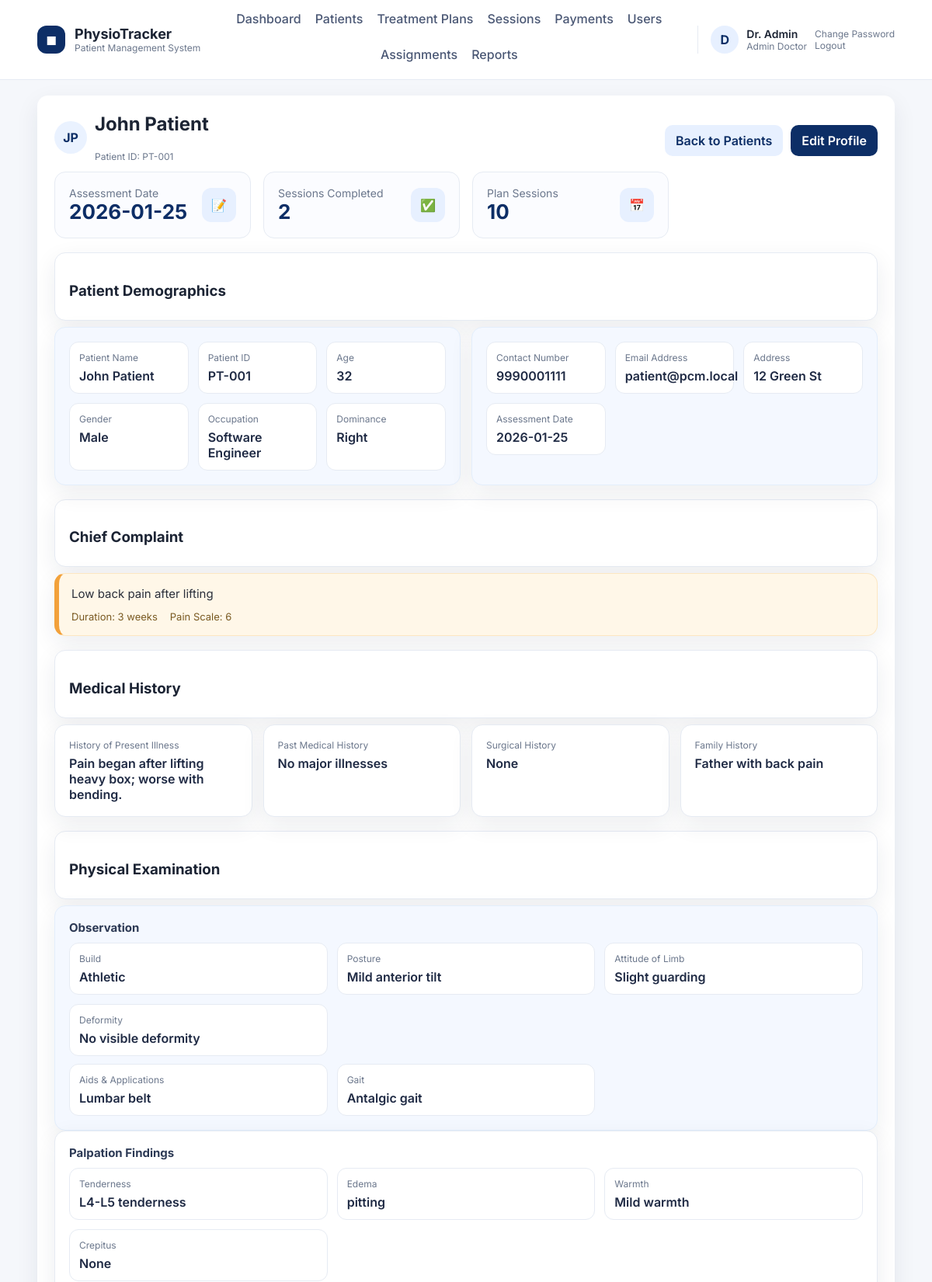
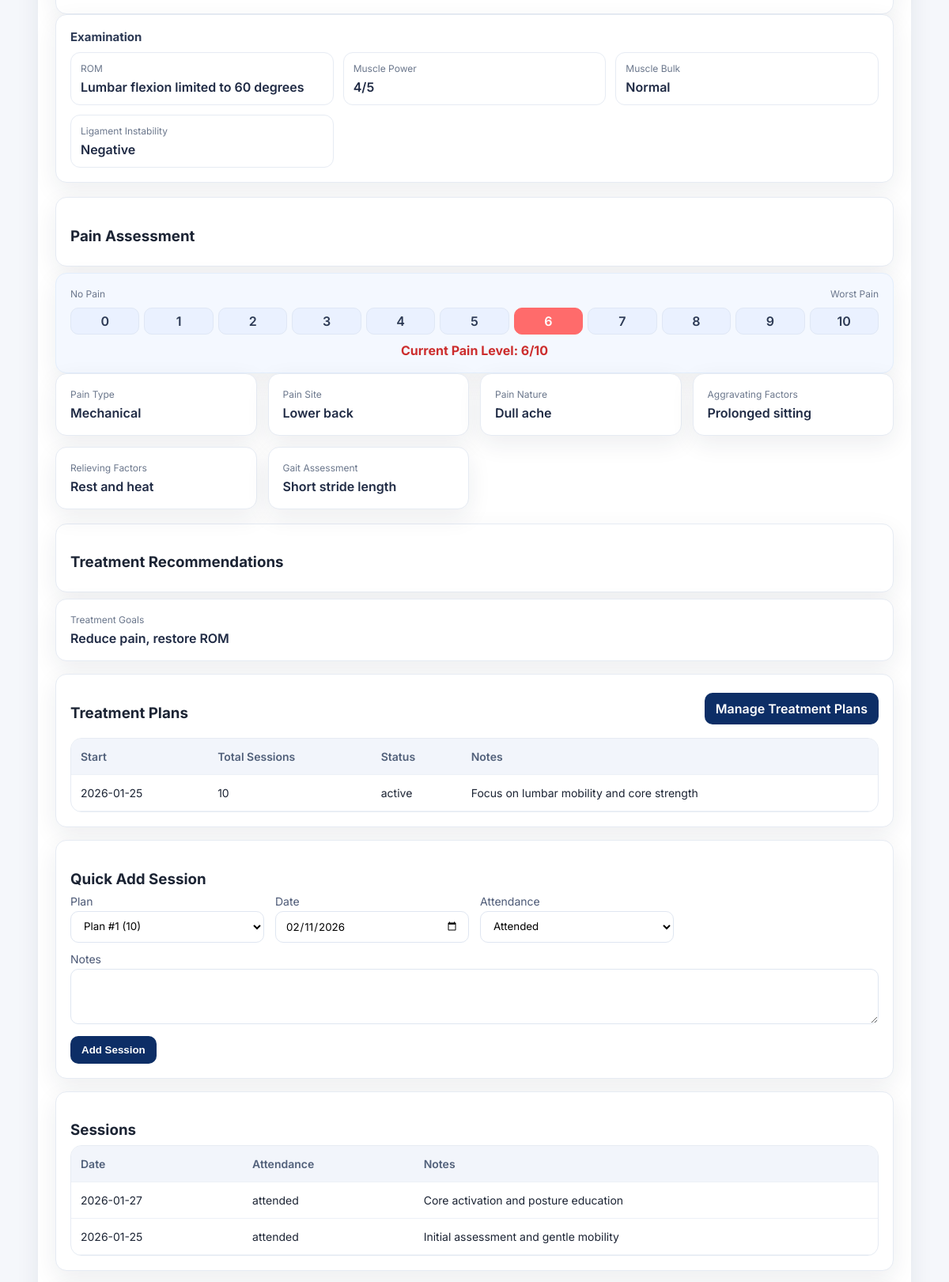
Screenshot of /admin/patient_view.php?id=1 (signed in, upper part) with the database file from the repository (2 pictures, top to bottom).
### tables this page shows
CREATE TABLE users (
    id INT AUTO_INCREMENT PRIMARY KEY,
    role ENUM('admin_doctor','sub_doctor','receptionist','patient') NOT NULL,
    name VARCHAR(120) NOT NULL,
    email VARCHAR(180) NOT NULL UNIQUE,
    password_hash VARCHAR(255) NOT NULL,
    security_question VARCHAR(255) NOT NULL,
    security_answer_hash VARCHAR(255) NOT NULL,
    active TINYINT(1) NOT NULL DEFAULT 1,
    can_view_reports TINYINT(1) NOT NULL DEFAULT 1,
    created_at TIMESTAMP DEFAULT CURRENT_TIMESTAMP
);

CREATE TABLE patients (
    id INT AUTO_INCREMENT PRIMARY KEY,
    user_id INT NULL,
    first_name VARCHAR(80) NOT NULL,
    last_name VARCHAR(80) NOT NULL,
    age INT NULL,
    gender VARCHAR(20),
    dob DATE NULL,
    occupation VARCHAR(120),
    assessment_date DATE NULL,
    dominance VARCHAR(50),
    condition_duration VARCHAR(100),
    phone VARCHAR(40),
    address VARCHAR(255),
    emergency_contact VARCHAR(120),
    chief_complain TEXT,
    history_present_illness TEXT,
    past_medical_history TEXT,
    surgical_history TEXT,
    family_history TEXT,
    socio_economic_status TEXT,
    observation_built TEXT,
    observation_attitude_limb TEXT,
    observation_posture TEXT,
    observation_deformity TEXT,
    aids_applications TEXT,
    gait TEXT,
    palpation_tenderness TEXT,
    palpation_oedema VARCHAR(50),
    palpation_warmth TEXT,
    palpation_crepitus TEXT,
    examination_rom TEXT,
    muscle_power TEXT,
    muscle_bulk TEXT,
    ligament_instability TEXT,
    pain_type TEXT,
    pain_site TEXT,
    pain_nature TEXT,
    pain_aggravating_factor TEXT,
    pain_relieving_factor TEXT,
    pain_measurement TINYINT NULL,
    gait_assessment TEXT,
    diagnosis TEXT,
    treatment_goals TEXT,
    created_by INT NULL,
    created_at TIMESTAMP DEFAULT CURRENT_TIMESTAMP,
    FOREIGN KEY (user_id) REFERENCES users(id) ON DELETE SET NULL
);

CREATE TABLE treatment_plans (
    id INT AUTO_INCREMENT PRIMARY KEY,
    patient_id INT NOT NULL,
    total_sessions INT NOT NULL,
    start_date DATE,
    status VARCHAR(30) DEFAULT 'active',
    notes TEXT,
    created_by INT NULL,
    created_at TIMESTAMP DEFAULT CURRENT_TIMESTAMP,
    FOREIGN KEY (patient_id) REFERENCES patients(id) ON DELETE CASCADE
);

CREATE TABLE sessions (
    id INT AUTO_INCREMENT PRIMARY KEY,
    patient_id INT NOT NULL,
    treatment_plan_id INT NOT NULL,
    session_date DATE NOT NULL,
    attendance ENUM('attended','missed','cancelled') DEFAULT 'attended',
    notes TEXT,
    created_by INT NULL,
    created_at TIMESTAMP DEFAULT CURRENT_TIMESTAMP,
    FOREIGN KEY (patient_id) REFERENCES patients(id) ON DELETE CASCADE,
    FOREIGN KEY (treatment_plan_id) REFERENCES treatment_plans(id) ON DELETE CASCADE
);

### admin/patient_view.php (the view, shortened to what the rows shown need)
<?php
require_once __DIR__ . '/../auth.php';
require_once __DIR__ . '/../helpers.php';
$id = (int) ($_GET['id'] ?? 0);
$pdo = db();
$stmt = $pdo->prepare('SELECT * FROM patients WHERE id = ?');
$stmt->execute([$id]);
$patient = $stmt->fetch();
$plans = $pdo->prepare('SELECT * FROM treatment_plans WHERE patient_id = ? ORDER BY created_at DESC');
$plans->execute([$id]);
$plans = $plans->fetchAll();
$sessions = $pdo->prepare('SELECT * FROM sessions WHERE patient_id = ? ORDER BY session_date DESC');
$sessions->execute([$id]);
$sessions = $sessions->fetchAll();
$patientEmail = '';
if (!empty($patient['user_id'])) {
    $stmt = $pdo->prepare('SELECT email FROM users WHERE id = ?');
    $stmt->execute([$patient['user_id']]);
    $patientEmail = (string) $stmt->fetchColumn();
}
require __DIR__ . '/../layout/header.php';
?>
<?php
    $initials = strtoupper(substr($patient['first_name'], 0, 1) . substr($patient['last_name'], 0, 1));
    $totalPlanSessions = $plans[0]['total_sessions'] ?? 0;
    $painValue = $patient['pain_measurement'] !== null ? (int) $patient['pain_measurement'] : null;
?>
<div class="page-header">
    <div class="row-user">
        <div class="row-avatar"><?php echo e($initials); ?></div>
        <div>
            <h2><?php echo e($patient['first_name'] . ' ' . $patient['last_name']); ?></h2>
            <div class="row-sub">Patient ID: PT-<?php echo str_pad((string) $patient['id'], 3, '0', STR_PAD_LEFT); ?></div>
        </div>
    </div>
</div>
<div class="grid">
    <div class="stat-card">
        <div>
            <div class="stat-title">Assessment Date</div>
            <div class="stat-value"><?php echo e($patient['assessment_date'] ?: 'N/A'); ?></div>
        </div>
    </div>
    <div class="stat-card">
        <div>
            <div class="stat-title">Plan Sessions</div>
            <div class="stat-value"><?php echo $totalPlanSessions ?: 'N/A'; ?></div>
        </div>
    </div>
</div>
<div class="card-grid two-col">
    <div class="section-card soft">
        <div class="info-grid">
            <div class="info-item">
                <div class="info-label">Patient Name</div>
                <div class="info-value"><?php echo e($patient['first_name'] . ' ' . $patient['last_name']); ?></div>
            </div>
            <div class="info-item">
                <div class="info-label">Patient ID</div>
                <div class="info-value">PT-<?php echo str_pad((string) $patient['id'], 3, '0', STR_PAD_LEFT); ?></div>
            </div>
            <div class="info-item">
                <div class="info-label">Age</div>
                <div class="info-value"><?php echo e($patient['age']); ?></div>
            </div>
            <div class="info-item">
                <div class="info-label">Gender</div>
                <div class="info-value"><?php echo e($patient['gender']); ?></div>
            </div>
            <div class="info-item">
                <div class="info-label">Occupation</div>
                <div class="info-value"><?php echo e($patient['occupation']); ?></div>
            </div>
            <div class="info-item">
                <div class="info-label">Dominance</div>
                <div class="info-value"><?php echo e($patient['dominance']); ?></div>
            </div>
        </div>
    </div>
    <div class="section-card soft">
        <div class="info-grid">
            <div class="info-item">
                <div class="info-label">Contact Number</div>
                <div class="info-value"><?php echo e($patient['phone']); ?></div>
            </div>
            <div class="info-item">
                <div class="info-label">Email Address</div>
                <div class="info-value"><?php echo e($patientEmail ?: 'N/A'); ?></div>
            </div>
            <div class="info-item">
                <div class="info-label">Address</div>
                <div class="info-value"><?php echo e($patient['address']); ?></div>
            </div>
            <div class="info-item">
                <div class="info-label">Assessment Date</div>
                <div class="info-value"><?php echo e($patient['assessment_date'] ?: 'N/A'); ?></div>
            </div>
        </div>
    </div>
</div>
<div class="callout warning">
    <div class="callout-body"><?php echo nl2br(e($patient['chief_complain'])); ?></div>
    <div class="callout-meta">
        <span>Duration: <?php echo e($patient['condition_duration'] ?: 'N/A'); ?></span>
        <span>Pain Scale: <?php echo e($patient['pain_measurement'] ?? 'N/A'); ?></span>
    </div>
</div>
<div class="card-grid">
    <div class="section-card">
        <div class="info-label">History of Present Illness</div>
        <div class="info-value"><?php echo nl2br(e($patient['history_present_illness'])); ?></div>
    </div>
    <div class="section-card">
        <div class="info-label">Past Medical History</div>
        <div class="info-value"><?php echo nl2br(e($patient['past_medical_history'])); ?></div>
    </div>
    <div class="section-card">
        <div class="info-label">Surgical History</div>
        <div class="info-value"><?php echo nl2br(e($patient['surgical_history'])); ?></div>
    </div>
    <div class="section-card">
        <div class="info-label">Family History</div>
        <div class="info-value"><?php echo nl2br(e($patient['family_history'])); ?></div>
    </div>
</div>
<div class="section-card soft">
    <div class="info-grid">
        <div class="info-item"><div class="info-label">Build</div><div class="info-value"><?php echo nl2br(e($patient['observation_built'])); ?></div></div>
        <div class="info-item"><div class="info-label">Posture</div><div class="info-value"><?php echo nl2br(e($patient['observation_posture'])); ?></div></div>
        <div class="info-item"><div class="info-label">Attitude of Limb</div><div class="info-value"><?php echo nl2br(e($patient['observation_attitude_limb'])); ?></div></div>
        <div class="info-item"><div class="info-label">Deformity</div><div class="info-value"><?php echo nl2br(e($patient['observation_deformity'])); ?></div></div>
    </div>
    <div class="info-grid" style="margin-top:10px;">
        <div class="info-item"><div class="info-label">Aids &amp; Applications</div><div class="info-value"><?php echo nl2br(e($patient['aids_applications'])); ?></div></div>
        <div class="info-item"><div class="info-label">Gait</div><div class="info-value"><?php echo nl2br(e($patient['gait'])); ?></div></div>
    </div>
</div>
<div class="section-card">
    <div class="info-grid">
        <div class="info-item"><div class="info-label">Tenderness</div><div class="info-value"><?php echo nl2br(e($patient['palpation_tenderness'])); ?></div></div>
        <div class="info-item"><div class="info-label">Edema</div><div class="info-value"><?php echo e($patient['palpation_oedema'] ?: 'N/A'); ?></div></div>
        <div class="info-item"><div class="info-label">Warmth</div><div class="info-value"><?php echo nl2br(e($patient['palpation_warmth'])); ?></div></div>
        <div class="info-item"><div class="info-label">Crepitus</div><div class="info-value"><?php echo nl2br(e($patient['palpation_crepitus'])); ?></div></div>
    </div>
</div>
<div class="section-card">
    <div class="info-grid">
        <div class="info-item"><div class="info-label">ROM</div><div class="info-value"><?php echo nl2br(e($patient['examination_rom'])); ?></div></div>
        <div class="info-item"><div class="info-label">Muscle Power</div><div class="info-value"><?php echo nl2br(e($patient['muscle_power'])); ?></div></div>
        <div class="info-item"><div class="info-label">Muscle Bulk</div><div class="info-value"><?php echo nl2br(e($patient['muscle_bulk'])); ?></div></div>
        <div class="info-item"><div class="info-label">Ligament Instability</div><div class="info-value"><?php echo nl2br(e($patient['ligament_instability'])); ?></div></div>
    </div>
</div>
<div class="section-card soft">
    <div class="pain-scale">
        <div class="pain-scale-labels">
            <span>No Pain</span>
            <span>Worst Pain</span>
        </div>
        <div class="pain-scale-bar">
            <?php for ($i = 0; $i <= 10; $i++): ?>
                <span class="pain-step <?php echo ($painValue !== null && $painValue === $i) ? 'active' : ''; ?>"><?php echo $i; ?></span>
            <?php endfor; ?>
        </div>
        <div class="pain-scale-value">Current Pain Level: <?php echo $painValue !== null ? $painValue . '/10' : 'N/A'; ?></div>
    </div>
</div>
<div class="card-grid">
    <div class="section-card"><div class="info-label">Pain Type</div><div class="info-value"><?php echo nl2br(e($patient['pain_type'])); ?></div></div>
    <div class="section-card"><div class="info-label">Pain Site</div><div class="info-value"><?php echo nl2br(e($patient['pain_site'])); ?></div></div>
    <div class="section-card"><div class="info-label">Pain Nature</div><div class="info-value"><?php echo nl2br(e($patient['pain_nature'])); ?></div></div>
    <div class="section-card"><div class="info-label">Aggravating Factors</div><div class="info-value"><?php echo nl2br(e($patient['pain_aggravating_factor'])); ?></div></div>
    <div class="section-card"><div class="info-label">Relieving Factors</div><div class="info-value"><?php echo nl2br(e($patient['pain_relieving_factor'])); ?></div></div>
    <div class="section-card"><div class="info-label">Gait Assessment</div><div class="info-value"><?php echo nl2br(e($patient['gait_assessment'])); ?></div></div>
</div>
<div class="section-card">
    <div class="info-label">Treatment Goals</div>
    <div class="info-value"><?php echo nl2br(e($patient['treatment_goals'])); ?></div>
</div>
<div class="section-card" style="margin-top:16px;">
    <div class="table-wrap">
        <table>
            <thead><tr><th>Start</th><th>Total Sessions</th><th>Status</th><th>Notes</th></tr></thead>
            <tbody>
            <?php foreach ($plans as $plan): ?>
                <tr>
                    <td><?php echo e($plan['start_date']); ?></td>
                    <td><?php echo e($plan['total_sessions']); ?></td>
                    <td><?php echo e($plan['status']); ?></td>
                    <td><?php echo e($plan['notes']); ?></td>
                </tr>
            <?php endforeach; ?>
            </tbody>
        </table>
    </div>
</div>
<div class="section-card" style="margin-top:16px;">
    <div class="table-wrap">
        <table>
            <thead><tr><th>Date</th><th>Attendance</th><th>Notes</th></tr></thead>
            <tbody>
            <?php foreach ($sessions as $s): ?>
                <tr>
                    <td><?php echo e($s['session_date']); ?></td>
                    <td><?php echo e($s['attendance']); ?></td>
                    <td><?php echo e($s['notes']); ?></td>
                </tr>
            <?php endforeach; ?>
            </tbody>
        </table>
    </div>
</div>
<?php require __DIR__ . '/../layout/footer.php'; ?>

### layout/header.php (shortened to what the rows shown need)
<?php
require_once __DIR__ . '/../auth.php';
require_once __DIR__ . '/../helpers.php';
$user = current_user();
$role = $user['role'] ?? '';
?>
<!doctype html>
<html>
<head>
    <?php $cssVersion = @filemtime(__DIR__ . '/../assets/style.css') ?: time(); ?>
    <link rel="stylesheet" href="<?php echo BASE_URL; ?>assets/style.css?v=<?php echo $cssVersion; ?>">
</head>
<body>
<header class="site-header">
    <div class="header-inner">
        <?php if ($user): ?>
            <div class="user-chip">
                <div class="user-avatar"><?php echo e(strtoupper(substr($user['name'], 0, 1))); ?></div>
                <div>
                    <div class="user-name"><?php echo e($user['name']); ?></div>
                    <div class="user-role"><?php echo e(str_replace('_', ' ', $role)); ?></div>
                </div>
                <div class="user-actions">
                    <a href="<?php echo BASE_URL; ?>change_password.php">Change Password</a>
                    <a href="<?php echo BASE_URL; ?>logout.php">Logout</a>
                </div>
            </div>
        <?php endif; ?>
    </div>
</header>
<main class="page">
    <div class="container">

### rows the page displays
users: name "D", name "Dr. Admin", role "Admin Doctor"
patients: initials "JP", first_name+last_name "John Patient", id "001", assessment_date "2026-01-25", age "32", gender "Male", occupation "Software Engineer", dominance "Right", phone "9990001111", address "12 Green St", chief_complain "Low back pain after lifting", condition_duration "3 weeks", pain_measurement "6", history_present_illness "Pain began after lifting heavy box; worse with bending.", past_medical_history "No major illnesses", surgical_history "None", family_history "Father with back pain", observation_built "Athletic", observation_posture "Mild anterior tilt", observation_attitude_limb "Slight guarding", observation_deformity "No visible deformity", aids_applications "Lumbar belt", gait "Antalgic gait", palpation_tenderness "L4-L5 tenderness", palpation_oedema "pitting", palpation_warmth "Mild warmth", palpation_crepitus "None", examination_rom "Lumbar flexion limited to 60 degrees", muscle_power "4/5", muscle_bulk "Normal", ligament_instability "Negative", pain_type "Mechanical", pain_site "Lower back", pain_nature "Dull ache", pain_aggravating_factor "Prolonged sitting", pain_relieving_factor "Rest and heat", gait_assessment "Short stride length", treatment_goals "Reduce pain, restore ROM"
treatment_plans: total_sessions "10", start_date "2026-01-25", status "active", notes "Focus on lumbar mobility and core strength"
users: email "patient@pcm.local"
sessions: session_date "2026-01-27", attendance "attended", notes "Core activation and posture education"
sessions: session_date "2026-01-25", attendance "attended", notes "Initial assessment and gentle mobility"

### other values shown
$label "Dashboard"
$label "Patients"
$label "Treatment Plans"
$label "Sessions"
$label "Payments"
$label "Users"
$label "Assignments"
$label "Reports"
$completedSessions "2"
